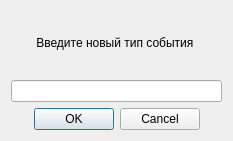
<?xml version="1.0" encoding="UTF-8"?>
<ui version="4.0">
 <class>Dialog</class>
 <widget class="QDialog" name="Dialog">
  <property name="geometry">
   <rect>
    <x>0</x>
    <y>0</y>
    <width>233</width>
    <height>141</height>
   </rect>
  </property>
  <property name="windowTitle">
   <string>Dialog</string>
  </property>
  <layout class="QVBoxLayout" name="verticalLayout">
   <item>
    <widget class="QLabel" name="label">
     <property name="text">
      <string>Введите новый тип события </string>
     </property>
     <property name="alignment">
      <set>Qt::AlignCenter</set>
     </property>
    </widget>
   </item>
   <item>
    <widget class="QLineEdit" name="lineEdit"/>
   </item>
   <item>
    <widget class="QDialogButtonBox" name="buttonBox">
     <property name="orientation">
      <enum>Qt::Horizontal</enum>
     </property>
     <property name="standardButtons">
      <set>QDialogButtonBox::Cancel|QDialogButtonBox::Ok</set>
     </property>
     <property name="centerButtons">
      <bool>true</bool>
     </property>
    </widget>
   </item>
  </layout>
 </widget>
 <resources/>
 <connections>
  <connection>
   <sender>buttonBox</sender>
   <signal>accepted()</signal>
   <receiver>Dialog</receiver>
   <slot>accept()</slot>
   <hints>
    <hint type="sourcelabel">
     <x>248</x>
     <y>254</y>
    </hint>
    <hint type="destinationlabel">
     <x>157</x>
     <y>274</y>
    </hint>
   </hints>
  </connection>
  <connection>
   <sender>buttonBox</sender>
   <signal>rejected()</signal>
   <receiver>Dialog</receiver>
   <slot>reject()</slot>
   <hints>
    <hint type="sourcelabel">
     <x>316</x>
     <y>260</y>
    </hint>
    <hint type="destinationlabel">
     <x>286</x>
     <y>274</y>
    </hint>
   </hints>
  </connection>
 </connections>
</ui>
